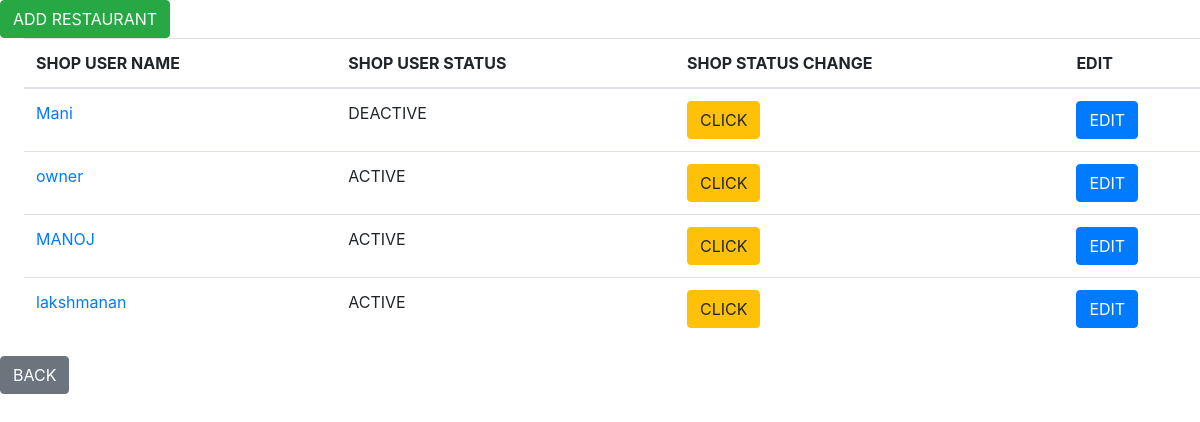
Page /restaurant.php on the committed database.
### tables this page shows
CREATE TABLE `signup` (
  `userid` int(11) NOT NULL,
  `username` varchar(100) NOT NULL,
  `password` varchar(100) NOT NULL,
  `usertype` tinyint(11) NOT NULL COMMENT '0=>Customer\r\n1=>owner\r\n2=>superadmin',
  `status` tinyint(11) NOT NULL DEFAULT 1 COMMENT '0=>inactive\r\n1=>Active'
);

### restaurant.php (the view, shortened to what this page needs)
<?php
include("connect.php");
$sql="select * from signup where usertype=1";
$result=mysqli_query($conn,$sql);
?>
<!DOCTYPE html>
<html lang="en">
<head>
              <link rel="stylesheet" href="https://stackpath.bootstrapcdn.com/bootstrap/4.5.2/css/bootstrap.min.css">
    <link rel="stylesheet" href="./style.css" ?v=<?php echo time(); ?>/>
</head>
<body>
    <a href="addresturantadmin.php" class="btn btn-success">ADD RESTAURANT</a>
<table class="mx-4 table">
    <thead>
        <tr>
            <th>SHOP  USER NAME</th>
            <th>SHOP USER STATUS</th>
            <th>SHOP STATUS CHANGE</th>
            <th>EDIT</th>
        </tr>
    </thead>
    <tbody>
        <?php
        while($row=mysqli_fetch_array($result)){
           $userid=$row["userid"];
            $username=$row["username"];
        ?>
        <tr>
            <td><a href=""><?php echo  $username?></a></td>
            <?php
            $userstatus=$row["status"];
            if($userstatus == 1){
                $userstatus="ACTIVE";
            }
            if($userstatus == 0 ){
                $userstatus="DEACTIVE";
            }
            ?>
            <td> <?php echo  $userstatus?></td>
            <td><a href='<?php echo "activeordeactiveuser.php?usershopid=$userid"?>' class="btn btn-warning">CLICK</a></td>
            <td><a href='<?php echo "resturantdetailedit.php?userid=$userid"?>' class="btn btn-primary">EDIT</a></td>
        </tr>
        <?php
}
?>
    </tbody>
</table>
<a href='<?php echo "superadminpanel.php"?>' class="btn btn-secondary">BACK</a>
</body>
</html>

### style.css (style rules this page uses)
body { height: 100vh; }
a { text-decoration: none; }

### rows in the picture
signup: username "Mani", status "DEACTIVE"
signup: username "owner", status "ACTIVE"
signup: username "MANOJ", status "ACTIVE"
signup: username "lakshmanan", status "ACTIVE"
